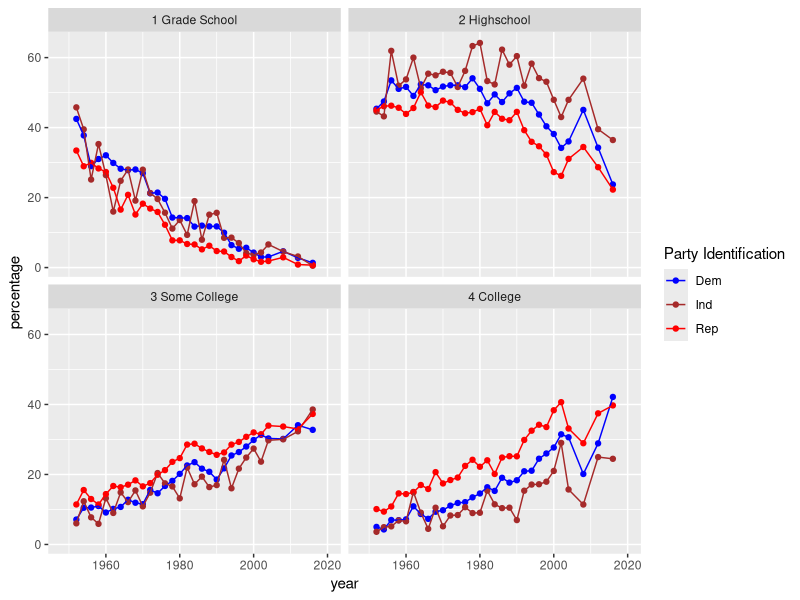

R code for this plot:
# packages
library(dplyr)
library(ggplot2)
library(knitr)
opts_knit$set(root.dir=normalizePath('../'))


# import data
data1 <- read.csv("data/anes_edu.csv", header=TRUE)


# histogram time series file to plot
frequency <- data1 %>% count(year, eduID, partyID)

# add new col number of people per party, rescale to fit frequency
partySum <- (data1 %>% count(year, partyID))
partySum.expanded <- partySum[ rep(row.names(partySum), each=4) , 2:3 ]

# sort by frequency file by partyID
frequency <- frequency[ order(frequency$year, frequency$partyID) , ]

# then add new column of partySum
frequency[, 5] <- partySum.expanded[, 2]                        

# add new col of percentage
frequency[, 6] <- frequency[, 4] / frequency[, 5] * 100

# change labels
names(frequency) <- c("year", "eduID", "partyID", 
                      "count", "partySum", "percentage" )

# change eduID labels
eduLabel <- data.frame( 
    ID = c(1,2,3,4), 
    level = c("1 Grade School", "2 Highschool", "3 Some College", "4 College")
)

frequency$eduID <- eduLabel$level[ match(frequency$eduID, eduLabel$ID) ]

# graph
ggplot( 
    data=frequency, 
    aes(
        x=year, 
        y=percentage, 
        colour=as.factor(partyID)
        )
) + 
geom_point() + 
geom_line() +
facet_wrap(frequency$eduID ~ .) + 
scale_color_manual(
    name="Party Identification",
    labels=c("Dem", "Ind", "Rep"),
    values=c("blue","brown","red")
) +
scale_x_continuous( limits=c(1948,2020) )


